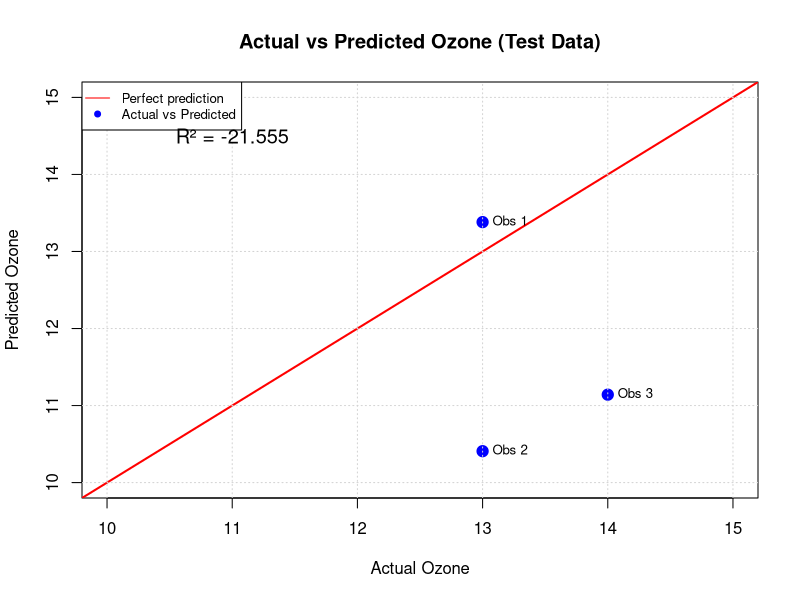

Write R code to recreate this figure.
#Multiple Linear Regression
#1. mtcars dataset
#built in data
data(mtcars)
head(mtcars)
str(mtcars)
#model the MLR
model <- lm(mpg ~ hp + wt + cyl, data = mtcars)
#invesitigate the properties of the model
summary(model)
#split data into train and test sets
data.train<- mtcars[1:22,]
data.test<- mtcars[23:32,]
#modelling
relation <-lm(mpg ~ hp +wt+cyl, data = data.train)
summary(relation)
# Prediction
a <- data.frame(hp = data.test$hp, wt = data.test$wt, cyl = data.test$cyl)
result <- predict(relation, a)
print(round(result, digits = 2))
# Class Activity
# Multiple Linear Regression - Ozone Dataset

# Create the dataset
ozone <- data.frame(
  Ozone = c(11, 11, 11, 12, 12, 13, 13, 13, 13, 14),
  Solar.R = c(290, 44, 320, 149, 120, 137, 112, 27, 238, 274),
  Wind = c(9.2, 9.7, 16.6, 12.6, 11.5, 10.3, 11.5, 10.3, 12.6, 10.9),
  Temp = c(66, 62, 73, 74, 73, 76, 71, 76, 64, 68)
)

# View the data
print(ozone)

# Split data: 70% training (first 7 rows), 30% testing (last 3 rows)
train <- ozone[1:7, ]
test <- ozone[8:10, ]

# Build model on training data
model <- lm(Ozone ~ Solar.R + Wind + Temp, data = train)

# View model results
summary(model)

# Make predictions on test data
predictions <- predict(model, test)

# Compare actual vs predicted
results <- data.frame(
  Actual = test$Ozone,
  Predicted = round(predictions, 2)
)
print(results)

# Calculate accuracy
accuracy <- 1 - mean(abs(results$Actual - results$Predicted) / results$Actual)
print(paste("Accuracy:", round(accuracy * 100, 2), "%"))

# Class Activity
windows(width = 8, height = 6)
# Multiple Linear Regression - Ozone Dataset

# Create the dataset
ozone <- data.frame(
  Ozone = c(11, 11, 11, 12, 12, 13, 13, 13, 13, 14),
  Solar.R = c(290, 44, 320, 149, 120, 137, 112, 27, 238, 274),
  Wind = c(9.2, 9.7, 16.6, 12.6, 11.5, 10.3, 11.5, 10.3, 12.6, 10.9),
  Temp = c(66, 62, 73, 74, 73, 76, 71, 76, 64, 68)
)

# View the dataset
cat("\n========== COMPLETE DATASET ==========\n")
print(ozone)

# Split data: 70% training (first 7 rows), 30% testing (last 3 rows)
train <- ozone[1:7, ]
test <- ozone[8:10, ]

cat("\n========== TRAINING DATA (70%) ==========\n")
print(train)

cat("\n========== TESTING DATA (30%) ==========\n")
print(test)

# Build model on training data
cat("\n========== MULTIPLE LINEAR REGRESSION MODEL ==========\n")
model <- lm(Ozone ~ Solar.R + Wind + Temp, data = train)

# Display model coefficients
cat("\n--- Model Coefficients ---\n")
print(coef(model))

# Display full model summary
cat("\n--- Model Summary ---\n")
summary(model)

# Make predictions on test data
cat("\n========== PREDICTIONS ==========\n")
predictions <- predict(model, test)

# Compare actual vs predicted
results <- data.frame(
  Actual = test$Ozone,
  Predicted = round(predictions, 2),
  Difference = round(test$Ozone - predictions, 2)
)

cat("\n--- Actual vs Predicted ---\n")
print(results)

# Calculate RMSE (Root Mean Square Error)
rmse <- sqrt(mean((test$Ozone - predictions)^2))
cat("\n--- Model Performance ---\n")
cat("RMSE:", round(rmse, 4), "\n")

# Calculate R-squared for test set
actual <- test$Ozone
predicted <- predictions
ss_res <- sum((actual - predicted)^2)
ss_tot <- sum((actual - mean(actual))^2)
r_squared <- 1 - (ss_res / ss_tot)
cat("R-squared:", round(r_squared, 4), "\n")

# ========== SIMPLE VISUALIZATION ==========
# Create a new plot window with smaller margins
cat("\n========== VISUALIZATION ==========\n")
cat("Creating scatter plot: Actual vs Predicted\n")

# Set smaller margins
par(mar = c(5, 4, 4, 2) + 0.1)

# Create scatter plot
plot(test$Ozone, predictions, 
     main = "Actual vs Predicted Ozone (Test Data)",
     xlab = "Actual Ozone", 
     ylab = "Predicted Ozone",
     pch = 19,           # Solid circle
     col = "blue",        # Blue color
     cex = 1.5,           # Bigger points
     xlim = c(10, 15),    # X-axis range
     ylim = c(10, 15))    # Y-axis range

# Add diagonal line (perfect prediction)
abline(0, 1, col = "red", lwd = 2)

# Add labels for each point
text(test$Ozone, predictions, 
     labels = paste("Obs", 1:3), 
     pos = 4, cex = 0.8)

# Add grid
grid()

# Add legend
legend("topleft", 
       legend = c("Perfect prediction", "Actual vs Predicted"),
       col = c("red", "blue"),
       lty = c(1, NA),
       pch = c(NA, 19),
       cex = 0.8)

# Add R-squared value on plot
text(11, 14.5, paste("R² =", round(r_squared, 3)), cex = 1.2)

cat("Visualization complete! Check the plot window.\n")
